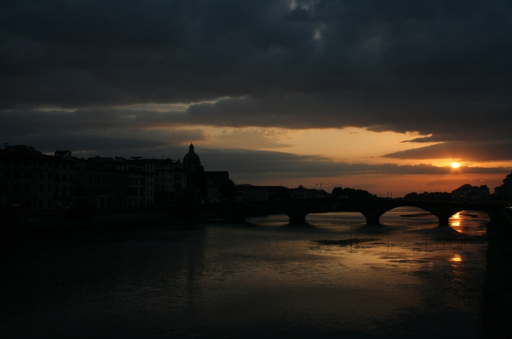
%> input picture Osmosis_multi-exposure-fusion/source_images/Arno/arno1.png, 512 x 339 px; its folder holds 3 pictures in this run
$ octave osmosisFusion.m   (GNU Octave 9; MATLAB toolbox functions it lacks are replaced by stand-ins)
%> lines starting %> are read from the running program, lines starting %| are printed output that depends on the picture
clear;

image_path_root = 'source_images\'; % 'MFF_source_images\processed\'; %'source_images\'; %
directories = dir(image_path_root);
directories = directories(~ismember({directories.name}, {'.', '..'}));

result_path = 'results_tengaussdouble\';
if ~exist(result_path, 'dir')
   mkdir(result_path)
end

adam_it = 4000;
plot_img = false;

for d = 1:size(directories, 1)
    d_name = directories(d).name;
    %if(~strcmp(d_name, 'Studio'))
        %continue;
    %end
    image_path = [image_path_root, d_name, '\'];

    fprintf('Image name: %s\n', d_name);

    multi_images = dir ([image_path,'*.*g']);
    multi_images = multi_images(:,:);

    for index = 1:size(multi_images,1) % which data are you using?
        foreground_filename = multi_images(index).name;
        tmp = im2double(imread([image_path,foreground_filename]));
        tmp = imresize(tmp, 1);
        tmp= rgb2ycbcr(tmp);
%> tmp: size 339x512x3 double; mean of channels 1, 2, 3 0.181, 0.493, 0.508
        if(index==1)
            [W, H, C] = size(tmp);
%> W = 339; H = 512; C = 3
            image_set = zeros([W, H, C, size(multi_images,1)]);
        end
        % load images
        image_set(:,:,:,index) = tmp;
    end

    % final all d1ij, d2ij and fusion by gradient mag
    C = 1;
%> C = 1
    d1ij_set = zeros([W+1, H, C, size(multi_images,1)]);
    d2ij_set = zeros([W, H+1, C, size(multi_images,1)]);

    for c = 1:C
        for  k = 1:size(multi_images,1)
            [d1ij_set(:,:,c,k), d2ij_set(:,:,c,k)] = osmosis_discretization_masked(image_set(:,:,c,k)+5/255);
        end
    end
%> this loop made 1 pass

    f3 = [0,1,0;1,-4,1;0,1,0];
    LAPLACE = @(u) imfilter(u,f3,'circular');
    grad_mag_set = zeros([W, H, C, size(multi_images,1)]);
    for c = 1:C
        for  k = 1:size(multi_images,1)
            [gx, gy] = gradient(image_set(:,:,c,k));
            grad_mag_set(:,:,c,k) = sqrt(gx.^2+gy.^2); %abs(LAPLACE(image_set(:,:,c,k)));%sqrt(gx.^2+gy.^2);
            %grad_mag_set(:,:,c,k)  = imgaussfilt(grad_mag_set(:,:,c,k), 10); %imgaussfilt
            %grad_mag_set(:,:,c,k) = grad_mag_set(:,:,c,k)./((image_set(:,:,c,k)+1e-3));
        end
    end

    max_grad_mag_map = zeros([W, H, C]);
%> max_grad_mag_map: size 339x512 double; every value is 0
    for  c = 1:C
       max_grad_mag_map(:,:,c) = max(squeeze(grad_mag_set(:,:,c,:)), [], 3);
    end
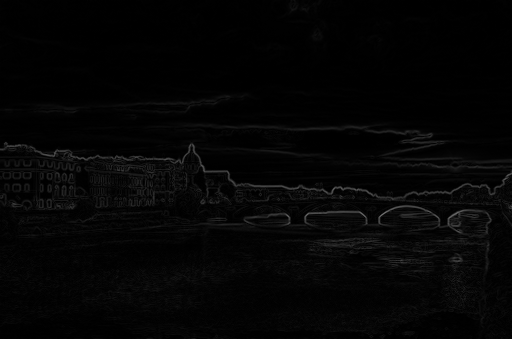
%> max_grad_mag_map: size 339x512 double; min 0, max 0.441, mean 0.0201


    fusion_map_set = zeros([W, H, C, size(multi_images,1)]);
    edge_map = zeros([W, H, C]);
    for c = 1:C
        for  k = 1:size(multi_images,1)
            fusion_map_set(:,:,c,k) = double(grad_mag_set(:,:,c,k)==max_grad_mag_map(:,:,c));%(abs(grad_mag_set(:,:,c,k))+eps)./(abs(max_grad_mag_map(:,:,c))+eps);%
            %grad_mag_set(:,:,c,k) = imerode(imdilate(grad_mag_set(:,:,c,k),  strel('disk',10,0)), strel('disk',10,0));
            edge_map(:,:,c)  = edge_map(:,:,c)+(fusion_map_set(:,:,c,k)-imerode(fusion_map_set(:,:,c,k), strel('disk', 1, 0)));
            fusion_map_set(:,:,c,k)  = imgaussfilt(fusion_map_set(:,:,c,k), 10);
        end
    end
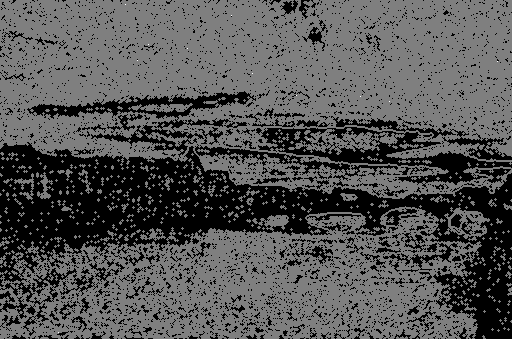
%> edge_map: size 339x512 double; min 0, max 2, mean 0.667; drawn with min black and max white
    fusion_map_set = padarray(fusion_map_set(:,:,:,:), [1 1 0 0], 'replicate', 'pre');
    weight_map = sum(fusion_map_set(:,:,:,:),  4)+1e-3;
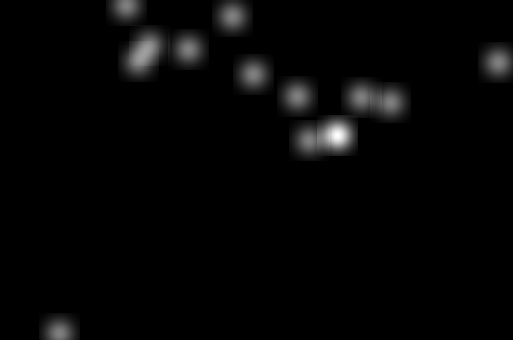
%> weight_map: size 340x513 double; min 1, max 1, mean 1; drawn with min black and max white

    u_init = zeros([W, H, C]);
    d1ij_fuse = zeros([W+1, H, C]); %zero pad left, zero out right (W+1)
%> d1ij_fuse: size 340x512 double; every value is 0
    d2ij_fuse = zeros([W, H+1, C]); %zero pad top, zero out bottom (H+1)
%> d2ij_fuse: size 339x513 double; every value is 0
    for c = 1:C
        for  k = 1:size(multi_images,1)
            tmp = image_set(:,:,c,k).*double(fusion_map_set(2:end,2:end,c,k));
            u_init(:,:,c) = u_init(:,:,c)+tmp;%(tmp/mean2(tmp))/size(multi_images,1);
            %figure, imshow(tmp)
            d1ij_fuse(:,:,c) =d1ij_fuse(:,:,c)+d1ij_set(:,:,c,k).*double(fusion_map_set(:,2:end,c,k));
            d2ij_fuse(:,:,c) =d2ij_fuse(:,:,c)+d2ij_set(:,:,c,k).*double(fusion_map_set(2:end,:,c,k));
        end
        u_init(:,:,c) = u_init(:,:,c)./ weight_map(2:end,2:end,c);
        d1ij_fuse(:,:,c) = d1ij_fuse(:,:,c)./weight_map(:,2:end,c);
        d2ij_fuse(:,:,c) = d2ij_fuse(:,:,c)./weight_map(2:end,:,c);
    end
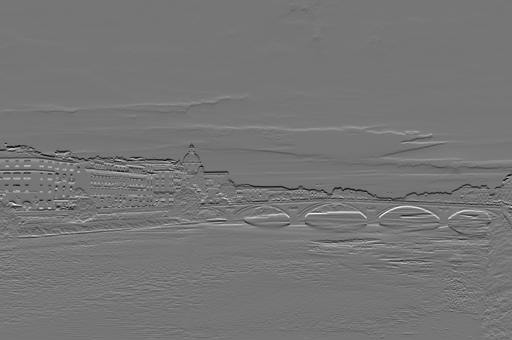
%> d1ij_fuse: size 340x512 double; min -0.915, max 1.05, mean -0.0016; drawn with min black and max white
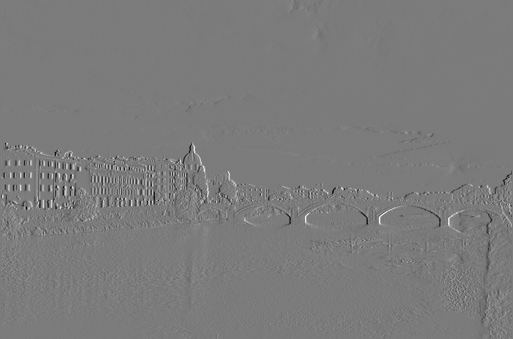
%> d2ij_fuse: size 339x513 double; min -0.861, max 0.912, mean 0.000365; drawn with min black and max white
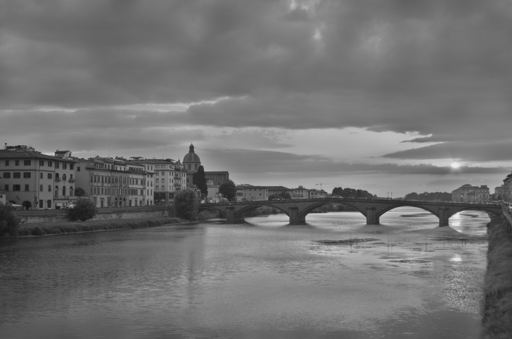
%> u_init: size 339x512 double; min 0.0791, max 0.921, mean 0.448

    if(plot_img)
        figure, imshow(u_init);
    end

%> (the run ends here)
